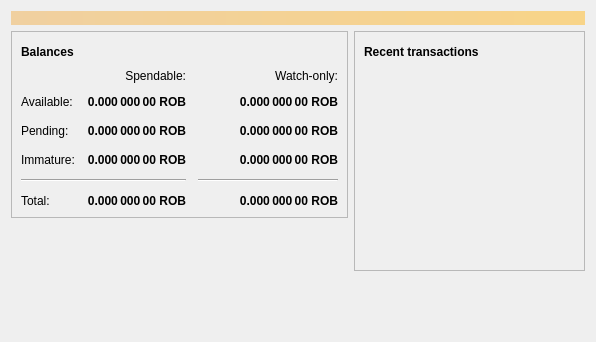
<?xml version="1.0" encoding="UTF-8"?>
<ui version="4.0">
 <class>OverviewPage</class>
 <widget class="QWidget" name="OverviewPage">
  <property name="geometry">
   <rect>
    <x>0</x>
    <y>0</y>
    <width>596</width>
    <height>342</height>
   </rect>
  </property>
  <property name="windowTitle">
   <string>Form</string>
  </property>
  <layout class="QVBoxLayout" name="topLayout">
   <item>
    <widget class="QLabel" name="labelAlerts">
     <property name="visible">
      <bool>false</bool>
     </property>
     <property name="styleSheet">
      <string notr="true">QLabel { background-color: qlineargradient(x1: 0, y1: 0, x2: 1, y2: 0, stop:0 #F0D0A0, stop:1 #F8D488); color:#000000; }</string>
     </property>
     <property name="wordWrap">
      <bool>true</bool>
     </property>
     <property name="margin">
      <number>3</number>
     </property>
     <property name="textInteractionFlags">
      <set>Qt::TextSelectableByMouse</set>
     </property>
    </widget>
   </item>
   <item>
    <layout class="QHBoxLayout" name="horizontalLayout" stretch="1,1">
     <item>
      <layout class="QVBoxLayout" name="verticalLayout_2">
       <item>
        <widget class="QFrame" name="frame">
         <property name="frameShape">
          <enum>QFrame::StyledPanel</enum>
         </property>
         <property name="frameShadow">
          <enum>QFrame::Raised</enum>
         </property>
         <layout class="QVBoxLayout" name="verticalLayout_4">
          <item>
           <layout class="QHBoxLayout" name="horizontalLayout_4">
            <item>
             <widget class="QLabel" name="label_5">
              <property name="font">
               <font>
                <weight>75</weight>
                <bold>true</bold>
               </font>
              </property>
              <property name="text">
               <string>Balances</string>
              </property>
             </widget>
            </item>
            <item>
             <widget class="QPushButton" name="labelWalletStatus">
              <property name="enabled">
               <bool>true</bool>
              </property>
              <property name="maximumSize">
               <size>
                <width>30</width>
                <height>16777215</height>
               </size>
              </property>
              <property name="toolTip">
               <string>The displayed information may be out of date. Your wallet automatically synchronizes with the Robbiecon network after a connection is established, but this process has not completed yet.</string>
              </property>
              <property name="text">
               <string/>
              </property>
              <property name="icon">
               <iconset resource="../robbiecon.qrc">
                <normaloff>:/icons/warning</normaloff>
                <disabledoff>:/icons/warning</disabledoff>:/icons/warning</iconset>
              </property>
              <property name="iconSize">
               <size>
                <width>24</width>
                <height>24</height>
               </size>
              </property>
              <property name="flat">
               <bool>true</bool>
              </property>
             </widget>
            </item>
            <item>
             <spacer name="horizontalSpacer_3">
              <property name="orientation">
               <enum>Qt::Horizontal</enum>
              </property>
              <property name="sizeHint" stdset="0">
               <size>
                <width>40</width>
                <height>20</height>
               </size>
              </property>
             </spacer>
            </item>
           </layout>
          </item>
          <item>
           <layout class="QGridLayout" name="gridLayout">
            <property name="spacing">
             <number>12</number>
            </property>
            <item row="2" column="2">
             <widget class="QLabel" name="labelWatchPending">
              <property name="font">
               <font>
                <weight>75</weight>
                <bold>true</bold>
               </font>
              </property>
              <property name="cursor">
               <cursorShape>IBeamCursor</cursorShape>
              </property>
              <property name="toolTip">
               <string>Unconfirmed transactions to watch-only addresses</string>
              </property>
              <property name="text">
               <string notr="true">0.000 000 00 ROB</string>
              </property>
              <property name="alignment">
               <set>Qt::AlignRight|Qt::AlignTrailing|Qt::AlignVCenter</set>
              </property>
              <property name="textInteractionFlags">
               <set>Qt::LinksAccessibleByMouse|Qt::TextSelectableByKeyboard|Qt::TextSelectableByMouse</set>
              </property>
             </widget>
            </item>
            <item row="2" column="1">
             <widget class="QLabel" name="labelUnconfirmed">
              <property name="font">
               <font>
                <weight>75</weight>
                <bold>true</bold>
               </font>
              </property>
              <property name="cursor">
               <cursorShape>IBeamCursor</cursorShape>
              </property>
              <property name="toolTip">
               <string>Total of transactions that have yet to be confirmed, and do not yet count toward the spendable balance</string>
              </property>
              <property name="text">
               <string notr="true">0.000 000 00 ROB</string>
              </property>
              <property name="alignment">
               <set>Qt::AlignRight|Qt::AlignTrailing|Qt::AlignVCenter</set>
              </property>
              <property name="textInteractionFlags">
               <set>Qt::LinksAccessibleByMouse|Qt::TextSelectableByKeyboard|Qt::TextSelectableByMouse</set>
              </property>
             </widget>
            </item>
            <item row="3" column="2">
             <widget class="QLabel" name="labelWatchImmature">
              <property name="font">
               <font>
                <weight>75</weight>
                <bold>true</bold>
               </font>
              </property>
              <property name="cursor">
               <cursorShape>IBeamCursor</cursorShape>
              </property>
              <property name="toolTip">
               <string>Mined balance in watch-only addresses that has not yet matured</string>
              </property>
              <property name="text">
               <string notr="true">0.000 000 00 ROB</string>
              </property>
              <property name="alignment">
               <set>Qt::AlignRight|Qt::AlignTrailing|Qt::AlignVCenter</set>
              </property>
              <property name="textInteractionFlags">
               <set>Qt::LinksAccessibleByMouse|Qt::TextSelectableByKeyboard|Qt::TextSelectableByMouse</set>
              </property>
             </widget>
            </item>
            <item row="4" column="0" colspan="2">
             <widget class="Line" name="line">
              <property name="orientation">
               <enum>Qt::Horizontal</enum>
              </property>
             </widget>
            </item>
            <item row="4" column="2">
             <widget class="Line" name="lineWatchBalance">
              <property name="sizePolicy">
               <sizepolicy hsizetype="Preferred" vsizetype="Fixed">
                <horstretch>0</horstretch>
                <verstretch>0</verstretch>
               </sizepolicy>
              </property>
              <property name="minimumSize">
               <size>
                <width>140</width>
                <height>0</height>
               </size>
              </property>
              <property name="orientation">
               <enum>Qt::Horizontal</enum>
              </property>
             </widget>
            </item>
            <item row="5" column="0">
             <widget class="QLabel" name="labelTotalText">
              <property name="text">
               <string>Total:</string>
              </property>
             </widget>
            </item>
            <item row="3" column="1">
             <widget class="QLabel" name="labelImmature">
              <property name="font">
               <font>
                <weight>75</weight>
                <bold>true</bold>
               </font>
              </property>
              <property name="cursor">
               <cursorShape>IBeamCursor</cursorShape>
              </property>
              <property name="toolTip">
               <string>Mined balance that has not yet matured</string>
              </property>
              <property name="text">
               <string notr="true">0.000 000 00 ROB</string>
              </property>
              <property name="alignment">
               <set>Qt::AlignRight|Qt::AlignTrailing|Qt::AlignVCenter</set>
              </property>
              <property name="textInteractionFlags">
               <set>Qt::LinksAccessibleByMouse|Qt::TextSelectableByKeyboard|Qt::TextSelectableByMouse</set>
              </property>
             </widget>
            </item>
            <item row="2" column="3">
             <spacer name="horizontalSpacer_2">
              <property name="orientation">
               <enum>Qt::Horizontal</enum>
              </property>
              <property name="sizeHint" stdset="0">
               <size>
                <width>40</width>
                <height>20</height>
               </size>
              </property>
             </spacer>
            </item>
            <item row="3" column="0">
             <widget class="QLabel" name="labelImmatureText">
              <property name="text">
               <string>Immature:</string>
              </property>
             </widget>
            </item>
            <item row="5" column="1">
             <widget class="QLabel" name="labelTotal">
              <property name="font">
               <font>
                <weight>75</weight>
                <bold>true</bold>
               </font>
              </property>
              <property name="cursor">
               <cursorShape>IBeamCursor</cursorShape>
              </property>
              <property name="toolTip">
               <string>Your current total balance</string>
              </property>
              <property name="text">
               <string notr="true">0.000 000 00 ROB</string>
              </property>
              <property name="alignment">
               <set>Qt::AlignRight|Qt::AlignTrailing|Qt::AlignVCenter</set>
              </property>
              <property name="textInteractionFlags">
               <set>Qt::LinksAccessibleByMouse|Qt::TextSelectableByKeyboard|Qt::TextSelectableByMouse</set>
              </property>
             </widget>
            </item>
            <item row="5" column="2">
             <widget class="QLabel" name="labelWatchTotal">
              <property name="font">
               <font>
                <weight>75</weight>
                <bold>true</bold>
               </font>
              </property>
              <property name="cursor">
               <cursorShape>IBeamCursor</cursorShape>
              </property>
              <property name="toolTip">
               <string>Current total balance in watch-only addresses</string>
              </property>
              <property name="text">
               <string notr="true">0.000 000 00 ROB</string>
              </property>
              <property name="alignment">
               <set>Qt::AlignRight|Qt::AlignTrailing|Qt::AlignVCenter</set>
              </property>
              <property name="textInteractionFlags">
               <set>Qt::LinksAccessibleByMouse|Qt::TextSelectableByKeyboard|Qt::TextSelectableByMouse</set>
              </property>
             </widget>
            </item>
            <item row="0" column="2">
             <widget class="QLabel" name="labelWatchonly">
              <property name="text">
               <string>Watch-only:</string>
              </property>
              <property name="alignment">
               <set>Qt::AlignRight|Qt::AlignTrailing|Qt::AlignVCenter</set>
              </property>
             </widget>
            </item>
            <item row="1" column="0">
             <widget class="QLabel" name="labelBalanceText">
              <property name="text">
               <string>Available:</string>
              </property>
             </widget>
            </item>
            <item row="1" column="1">
             <widget class="QLabel" name="labelBalance">
              <property name="font">
               <font>
                <weight>75</weight>
                <bold>true</bold>
               </font>
              </property>
              <property name="cursor">
               <cursorShape>IBeamCursor</cursorShape>
              </property>
              <property name="toolTip">
               <string>Your current spendable balance</string>
              </property>
              <property name="text">
               <string notr="true">0.000 000 00 ROB</string>
              </property>
              <property name="alignment">
               <set>Qt::AlignRight|Qt::AlignTrailing|Qt::AlignVCenter</set>
              </property>
              <property name="textInteractionFlags">
               <set>Qt::LinksAccessibleByMouse|Qt::TextSelectableByKeyboard|Qt::TextSelectableByMouse</set>
              </property>
             </widget>
            </item>
            <item row="1" column="2">
             <widget class="QLabel" name="labelWatchAvailable">
              <property name="font">
               <font>
                <weight>75</weight>
                <bold>true</bold>
               </font>
              </property>
              <property name="cursor">
               <cursorShape>IBeamCursor</cursorShape>
              </property>
              <property name="toolTip">
               <string>Your current balance in watch-only addresses</string>
              </property>
              <property name="text">
               <string notr="true">0.000 000 00 ROB</string>
              </property>
              <property name="alignment">
               <set>Qt::AlignRight|Qt::AlignTrailing|Qt::AlignVCenter</set>
              </property>
              <property name="textInteractionFlags">
               <set>Qt::LinksAccessibleByMouse|Qt::TextSelectableByKeyboard|Qt::TextSelectableByMouse</set>
              </property>
             </widget>
            </item>
            <item row="2" column="0">
             <widget class="QLabel" name="labelPendingText">
              <property name="text">
               <string>Pending:</string>
              </property>
             </widget>
            </item>
            <item row="0" column="1">
             <widget class="QLabel" name="labelSpendable">
              <property name="text">
               <string>Spendable:</string>
              </property>
              <property name="alignment">
               <set>Qt::AlignRight|Qt::AlignTrailing|Qt::AlignVCenter</set>
              </property>
             </widget>
            </item>
           </layout>
          </item>
         </layout>
        </widget>
       </item>
       <item>
        <spacer name="verticalSpacer">
         <property name="orientation">
          <enum>Qt::Vertical</enum>
         </property>
         <property name="sizeHint" stdset="0">
          <size>
           <width>20</width>
           <height>40</height>
          </size>
         </property>
        </spacer>
       </item>
      </layout>
     </item>
     <item>
      <layout class="QVBoxLayout" name="verticalLayout_3">
       <item>
        <widget class="QFrame" name="frame_2">
         <property name="frameShape">
          <enum>QFrame::StyledPanel</enum>
         </property>
         <property name="frameShadow">
          <enum>QFrame::Raised</enum>
         </property>
         <layout class="QVBoxLayout" name="verticalLayout">
          <item>
           <layout class="QHBoxLayout" name="horizontalLayout_2">
            <item>
             <widget class="QLabel" name="label_4">
              <property name="font">
               <font>
                <weight>75</weight>
                <bold>true</bold>
               </font>
              </property>
              <property name="text">
               <string>Recent transactions</string>
              </property>
             </widget>
            </item>
            <item>
             <widget class="QPushButton" name="labelTransactionsStatus">
              <property name="enabled">
               <bool>true</bool>
              </property>
              <property name="maximumSize">
               <size>
                <width>30</width>
                <height>16777215</height>
               </size>
              </property>
              <property name="toolTip">
               <string>The displayed information may be out of date. Your wallet automatically synchronizes with the Robbiecon network after a connection is established, but this process has not completed yet.</string>
              </property>
              <property name="text">
               <string/>
              </property>
              <property name="icon">
               <iconset resource="../robbiecon.qrc">
                <normaloff>:/icons/warning</normaloff>
                <disabledoff>:/icons/warning</disabledoff>:/icons/warning</iconset>
              </property>
              <property name="iconSize">
               <size>
                <width>24</width>
                <height>24</height>
               </size>
              </property>
              <property name="flat">
               <bool>true</bool>
              </property>
             </widget>
            </item>
            <item>
             <spacer name="horizontalSpacer">
              <property name="orientation">
               <enum>Qt::Horizontal</enum>
              </property>
              <property name="sizeHint" stdset="0">
               <size>
                <width>40</width>
                <height>20</height>
               </size>
              </property>
             </spacer>
            </item>
           </layout>
          </item>
          <item>
           <widget class="QListView" name="listTransactions">
            <property name="styleSheet">
             <string notr="true">QListView { background: transparent; }</string>
            </property>
            <property name="frameShape">
             <enum>QFrame::NoFrame</enum>
            </property>
            <property name="verticalScrollBarPolicy">
             <enum>Qt::ScrollBarAlwaysOff</enum>
            </property>
            <property name="horizontalScrollBarPolicy">
             <enum>Qt::ScrollBarAlwaysOff</enum>
            </property>
            <property name="selectionMode">
             <enum>QAbstractItemView::NoSelection</enum>
            </property>
           </widget>
          </item>
         </layout>
        </widget>
       </item>
       <item>
        <spacer name="verticalSpacer_2">
         <property name="orientation">
          <enum>Qt::Vertical</enum>
         </property>
         <property name="sizeHint" stdset="0">
          <size>
           <width>20</width>
           <height>40</height>
          </size>
         </property>
        </spacer>
       </item>
      </layout>
     </item>
    </layout>
   </item>
  </layout>
 </widget>
 <resources/>
 <connections/>
</ui>
